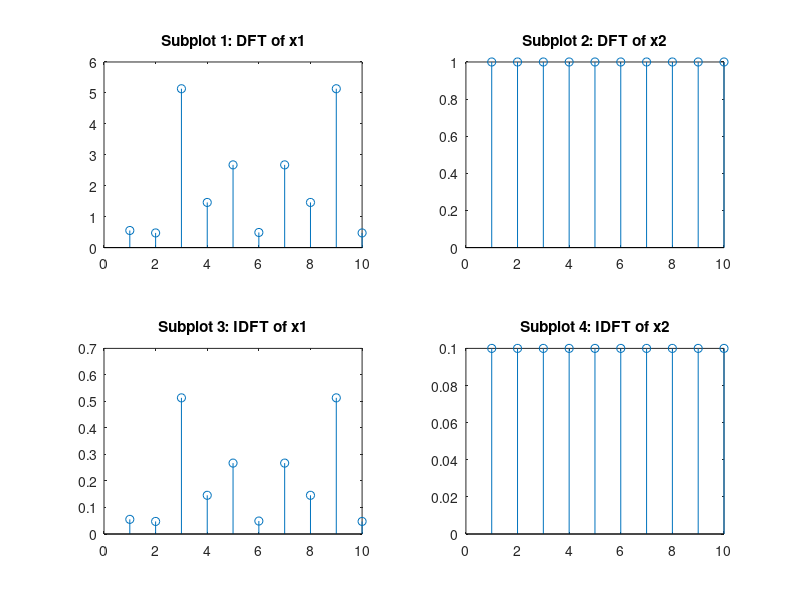

MATLAB code to generate this figure:
n = 0:9;

x1 = randn([1 10]);
x2 = (n==3);

linear_conv = conv(x1,x2);
circ_conv = cconv(x1,x2);

x1_dft = fft(x1);
x2_dft = fft(x2);
x1_idft = ifft(x1);
x2_idft = ifft(x2);

figure;
subplot(2,2,1)
stem(abs(x1_dft));
title('Subplot 1: DFT of x1');

subplot(2,2,2)
stem(abs(x2_dft));
title('Subplot 2: DFT of x2');

subplot(2,2,3)
stem(abs(x1_idft));
title('Subplot 3: IDFT of x1');

subplot(2,2,4)
stem(abs(x2_idft));
title('Subplot 4: IDFT of x2');

